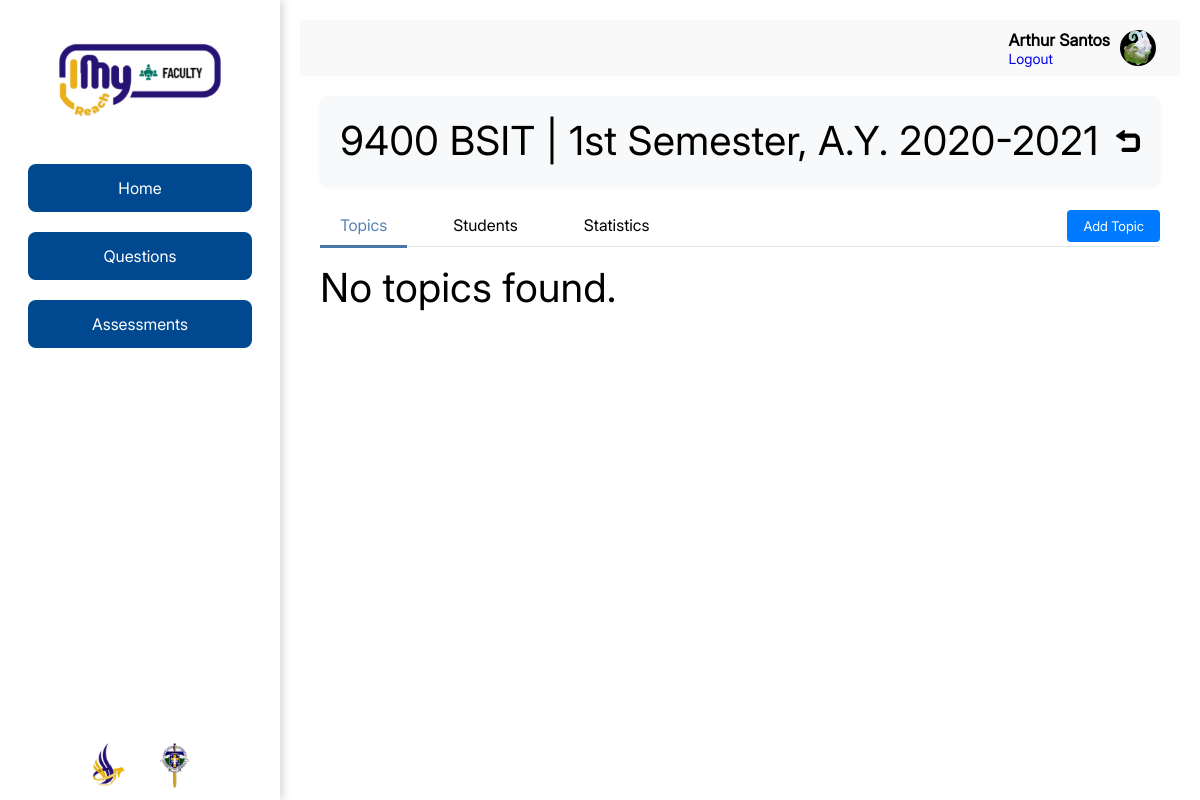
Screenshot of /class.php?id=9400 (signed in) with the database file from the repository.
### tables this page shows
CREATE TABLE IF NOT EXISTS `classes` (
  `id` int NOT NULL AUTO_INCREMENT,
  `class_code` varchar(20) NOT NULL,
  `program_id` int DEFAULT NULL,
  `faculty_id` int DEFAULT NULL,
  `sem` tinyint DEFAULT NULL,
  `AY` varchar(9) DEFAULT NULL,
  PRIMARY KEY (`id`),
  UNIQUE KEY `class_code` (`class_code`),
  UNIQUE KEY `idx_class_code` (`class_code`),
  KEY `program_id` (`program_id`),
  KEY `faculty_id` (`faculty_id`)
);

CREATE TABLE IF NOT EXISTS `programs` (
  `id` int NOT NULL AUTO_INCREMENT,
  `name` varchar(100) NOT NULL,
  PRIMARY KEY (`id`)
);

### php/class-queries/get_class_details.php (the view, shortened to what this page needs)
<?php
include('php/db.php');
function getClassDetails($class_code) {
    global $conn;
    $sql = "SELECT c.id, c.class_code, c.sem, c.AY,
                   p.name as program_name,
                   u.first_name, u.last_name
            FROM classes c
            LEFT JOIN programs p ON c.program_id = p.id
            LEFT JOIN users u ON c.faculty_id = u.id
            WHERE c.class_code = ?";
    $stmt = $conn->prepare($sql);
    $stmt->bind_param("s", $class_code);
    $stmt->execute();
    $result = $stmt->get_result();
    return $result->fetch_assoc();
}
function getSemesterText($sem) {
    switch($sem) {
        case 1:
            return "1st Semester";
    }
}
    ?>
    <?php
function displayClassTopics($topics) {
    if (empty($topics)) {
        echo '<h1>No topics found.</h1>';
        return;
    }
    ?>
    <?php
}
?>

### class.php (shortened to what this page needs)
<?php
include('php/class-queries/get_class_details.php');
$class_code = $_GET['id'];
$class = getClassDetails($class_code);
?>
<!DOCTYPE html>
<html lang="en">
<head>
    <link rel="stylesheet" href="styles/styles.css">
    <link rel="stylesheet" href="styles/tabs.css">
</head>
<body>
    <section id="sidebar">
        <?php include 'includes/sidebar.php' ?>
    </section>
    <section id="content">
        <?php include 'includes/nav.php' ?>
        <main id="main">
            <div class="heading2">
                <h1><?php echo htmlspecialchars($class['class_code']) . ' ' . htmlspecialchars($class['program_name']) . ' | ' . getSemesterText($class['sem']) . ", A.Y. " . htmlspecialchars($class['AY']); ?></h1>
                <img id="return-btn" src="img/return-button.svg" alt="return to classes page" onclick="window.location.href='classes.php'">
            </div>
    <section>
    <div class="tabs-container">
        <div class="tabs-header">
            <div>
                <a class="tabs" data-tab="topics">Topics</a>
                <a class="tabs" data-tab="students">Students</a>
                <?php if ($_SESSION['user_type'] === 'Admin' || $_SESSION['user_type'] === 'Faculty'): ?>
                    <a class="tabs" data-tab="stats">Statistics</a>
                <?php endif; ?>
            </div>
            <button class="action-btn" onclick="showAddTopicModal()">Add Topic</button>
        </div>
        <div id="topics" class="tab-content">
            <?php
                $topics = getClassTopics($class_code);
                displayClassTopics($topics);
            ?>
        </div>
    </div>
            </section>
        </main>
    </section>
</body>
</html>

### styles/styles.css (style rules this page uses)
* { margin: 0; padding: 0; box-sizing: border-box; font-family: Inter; }
html, body { height: 100%; margin: 0; padding: 0; overflow: hidden; }
a { text-decoration: none; }
:root { --inter: 'Inter', sans-serif; --light: #F9F9F9; --blue: #3C91E6; --light-blue: #CFE8FF; --grey: #eee; --dark-grey: #AAAAAA; --dark: #342E37; --dark-green: #45a049; --green: #4CAF50; }
#content { width: calc(100% - 280px); margin-left: 280px; transition: .3s ease; overflow-x: hidden; box-sizing: border-box; min-height: 100vh; overflow: visible; padding: 20px; }
#main { padding: 20px; }

### styles/tabs.css (style rules this page uses)
.tabs-container { margin-top: 20px; }
.tabs-header { display: flex; align-items: center; border-bottom: 1px solid #e5e7eb; margin-bottom: 1rem; }
.tabs-header > div:first-child { flex: 1; display: flex; gap: 1rem; }
.tabs { padding: 10px 20px; border: none; background: none; cursor: pointer; font-size: 16px; margin-right: 10px; text-decoration: none; color: inherit; }
.tabs.active { border-bottom: 3px solid #4b77a7; color: #5482b4; margin-bottom: -2px; }
.tab-content { display: none; }

### styles/main.css (style rules this page uses)
#main { width: 100%; padding: 36px 24px; font-family: var(--inter); max-height: calc(100vh - 56px); overflow-y: auto; }
#main h1 { font-size: 40px; font-weight: 400; }
.heading2 { padding: 20px; background: #f8f9fa; border-radius: 8px; margin-bottom: 20px; box-shadow: 0 2px 4px rgba(0,0,0,0.05); display: flex; justify-content: space-between; align-items: center; }
.action-btn { padding: 8px 16px; border: none; border-radius: 4px; background: #007bff; color: white; cursor: pointer; transition: background 0.3s; }
#return-btn { width: 24px; height: 24px; cursor: pointer; transition: transform 0.2s ease; }

### styles/sidebar.css (style rules this page uses)
#sidebar { position: fixed; top: 0; left: 0; width: 280px; height: 100%; background: #ffffff; display: flex; flex-direction: column; align-items: center; padding-top: 40px; box-shadow: 2px 0 10px rgba(0, 0, 0, 0.1); overflow-y: auto; }

### rows the page displays
classes: class_code "9400", program.name "BSIT", sem "1st Semester", AY "2020-2021"

### other values shown
$_SESSION['first_name'] . ' ' . $_SESSION['last_name'] "Arthur Santos"
